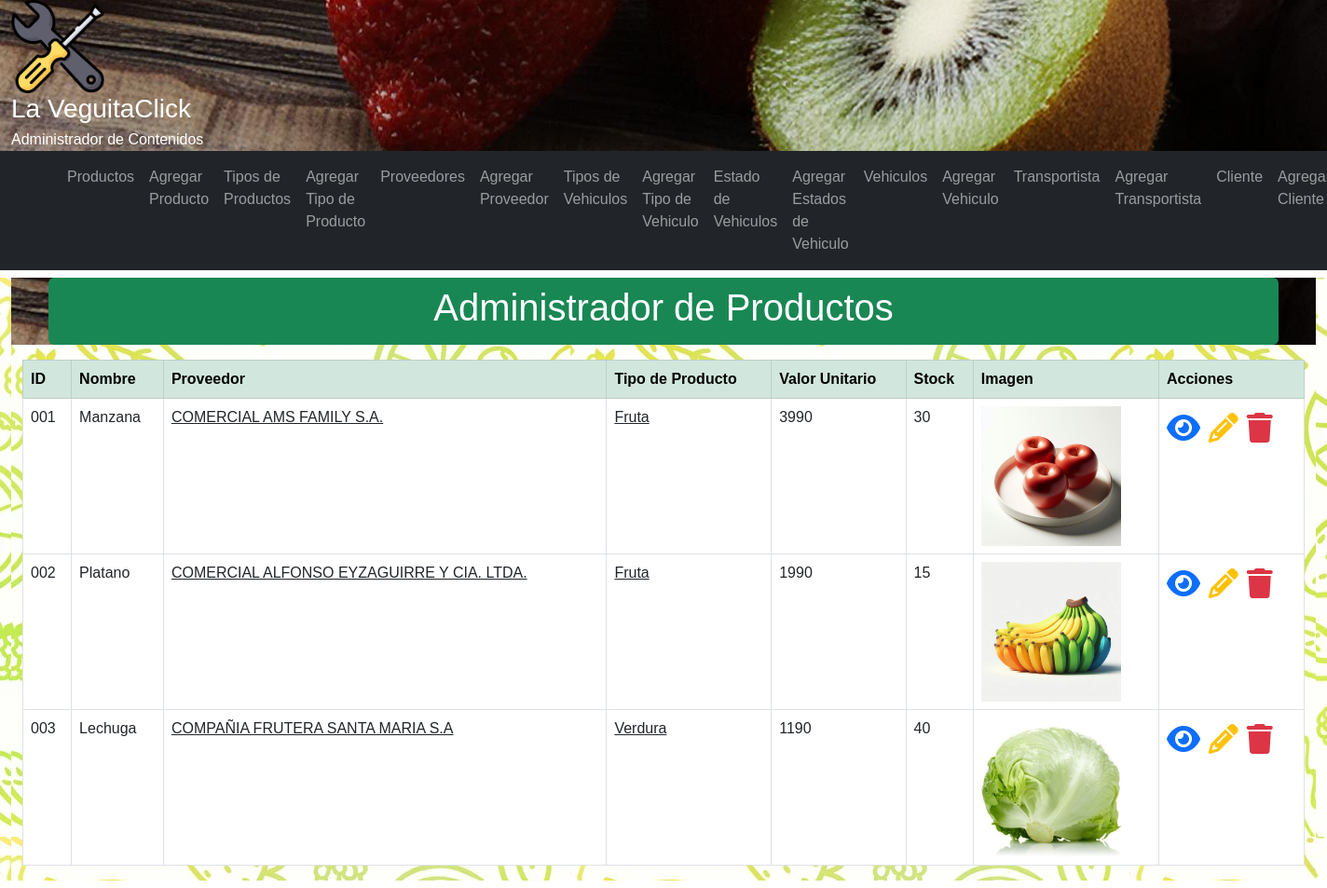
The app's page /crud/producto/ with its own data.
### crud/models.py (models this page shows, shortened)
class Producto(models.Model):
    idProducto = models.CharField(primary_key=True,verbose_name='ID',max_length=20)
    name = models.CharField(verbose_name='Nombre',max_length=250)
    tipo = models.ForeignKey(TipoProducto,verbose_name='Tipo de Producto',on_delete=models.CASCADE)
    proveedor = models.ForeignKey(Proveedor,verbose_name='Proveedor',on_delete=models.CASCADE)
    value = models.IntegerField(verbose_name='Valor')
    stock = models.IntegerField(verbose_name='Stock')
    image = models.ImageField(verbose_name='Imagen',upload_to='producto',null=True,blank=True)
    created_at = models.DateTimeField(verbose_name='Fecha creación', auto_now_add=True)
    updated_at = models.DateTimeField(verbose_name='Fecha actualización', auto_now=True)
    class Meta:
        verbose_name = 'producto'
        verbose_name_plural = 'productos'

class Proveedor(models.Model):
    proveedor = models.CharField(verbose_name='Proveedor', max_length=50)
    direccion = models.CharField(verbose_name='Direccion',max_length=100)
    rut = models.CharField(verbose_name='Rut',max_length=12)
    created_at = models.DateTimeField(verbose_name='Fecha creación', auto_now_add=True)
    updated_at = models.DateTimeField(verbose_name='Fecha actualización', auto_now=True)
    class Meta:
        verbose_name = 'proveedor'
        verbose_name_plural = 'proveedores'
        ordering = ['proveedor']
    def __str__(self) -> str:
        return self.proveedor

class TipoProducto(models.Model):
    tipo = models.CharField(verbose_name='Tipo de Producto', max_length=50)
    created_at = models.DateTimeField(verbose_name='Fecha creación', auto_now_add=True)
    updated_at = models.DateTimeField(verbose_name='Fecha actualización', auto_now=True)
    class Meta:
        verbose_name = 'tipo de producto'
        verbose_name_plural = 'tipo de productos'
        ordering = ['id']
    def __str__(self) -> str:
        return self.tipo

### crud/views.py (the view)
# urls.py: path('producto/', producto_lista, name="producto"),
def producto_lista(request):
    context = {'producto': Producto.objects.all()}
    return render(request,'crud/producto.html',context)

### crud/templates/crud/producto.html (shortened to what this page needs)
{% extends 'crud/base.html' %}
{% load static %}
{% block main_content %}
<div class="container-fluid">
<main>
<header>
   <div class="container my-2 p-2 text-white text-center rounded bg-success">
      <h1>Administrador de Productos</h1>
   </div>
</header>
 <div class="container-fluid my-2">
     <div class="table-responsive">
        <table class="table table-bordered">
            <thead class="table-success">
                <tr>
                    <th>ID</th>
                    <th>Nombre</th>
                    <th>Proveedor</th>
                    <th>Tipo de Producto</th>
                    <th>Valor Unitario</th>
                    <th>Stock</th>
                    <th>Imagen</th>
                    <th>Acciones</th>
                </tr>
            </thead>
            <tbody>
                {% for p in producto %}
                <tr>
                    <td>{{p.idProducto}}</td>
                    <td>{{p.name}}</td>
                    <td>
                        <a class=" text-dark" href="/crud/producto/proveedor/{{p.producto.id}}">{{p.proveedor}}</a>
                    </td>
                    <td>
                        <a class=" text-dark" href="/crud/producto/tipo/{{p.tipo}}">{{p.tipo}}</a>
                    </td>
                    <td>{{p.value}}</td>
                    <td>{{p.stock}}</td>
                    <td>
                        {% if p.image %}
                        <img class="img-producto" src="{{p.image.url}}" alt="{{p.name}}">
                        {% else%}
                        <img class="img-producto" src="{% static 'crud/img/image_not_found.jpg' %}" alt="INF">
                        {% endif %}
                    </td>
                    <td>
                        <a class="text-decoration-none" href="{% url 'producto-detail' producto_id=p.idProducto %}">
                            <span class="text-primary fs-2">
                                <i class="fa-solid fa-eye"></i>
                            </span>
                        </a>
                        <a class="text-decoration-none" href="{% url 'producto-edit' producto_id=p.idProducto %}">
                            <span class="text-warning fs-2">
                                <i class="fa-solid fa-pencil"></i>
                            </span>
                        </a>
                        <a class="text-decoration-none modal-borrar" data-bs-toggle="modal"
                            data-bs-target="#staticBackdrop"
                            data-href="{% url 'producto-delete' producto_id=p.idProducto %}">
                            <span class="text-danger fs-2">
                                <i class="fa-solid fa-trash"></i>
                            </span>
                        </a>
                    </td>
                </tr>
                {% endfor %}
            </tbody>
        </table>
    </div>
</main>
</div>
{% endblock %}

### crud/static/crud/css/styles.css (style rules this page uses)
.img-producto { height: 150px; width: 150px; }
body { margin: 0px; padding: 0px; font-family: Verdana, Geneva, Tahoma, sans-serif; }
header { background: url("img/bg-header.png"); color: white; }
header { background-color: rgb(35, 179, 109); color: white; }
main { background: url("img/bg-page.jpg"); background-color: white; }

### records on screen
Producto: idProducto "001", name "Manzana", proveedor "COMERCIAL AMS FAMILY S.A.", tipo "Fruta", value "3990", stock "30", image (picture)
Producto: idProducto "002", name "Platano", proveedor "COMERCIAL ALFONSO EYZAGUIRRE Y CIA. LTDA.", tipo "Fruta", value "1990", stock "15", image (picture)
Producto: idProducto "003", name "Lechuga", proveedor "COMPAÑIA FRUTERA SANTA MARIA S.A", tipo "Verdura", value "1190", stock "40", image (picture)
